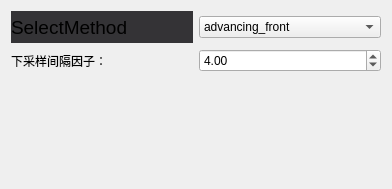
<?xml version="1.0" encoding="UTF-8"?>
<ui version="4.0">
 <class>SurfaceMeshInputDlg</class>
 <widget class="QWidget" name="SurfaceMeshInputDlg">
  <property name="geometry">
   <rect>
    <x>0</x>
    <y>0</y>
    <width>392</width>
    <height>189</height>
   </rect>
  </property>
  <property name="minimumSize">
   <size>
    <width>392</width>
    <height>189</height>
   </size>
  </property>
  <property name="maximumSize">
   <size>
    <width>392</width>
    <height>189</height>
   </size>
  </property>
  <property name="windowTitle">
   <string>surfacemesh</string>
  </property>
  <layout class="QVBoxLayout" name="verticalLayout">
   <item>
    <layout class="QHBoxLayout" name="horizontalLayout_2">
     <item>
      <widget class="QLabel" name="label">
       <property name="minimumSize">
        <size>
         <width>0</width>
         <height>32</height>
        </size>
       </property>
       <property name="maximumSize">
        <size>
         <width>16777215</width>
         <height>32</height>
        </size>
       </property>
       <property name="font">
        <font>
         <pointsize>14</pointsize>
        </font>
       </property>
       <property name="styleSheet">
        <string notr="true">background-color: rgb(52, 51, 54);</string>
       </property>
       <property name="text">
        <string>SelectMethod</string>
       </property>
      </widget>
     </item>
     <item>
      <widget class="QComboBox" name="comboBox">
       <property name="currentIndex">
        <number>0</number>
       </property>
       <item>
        <property name="text">
         <string>advancing_front</string>
        </property>
       </item>
       <item>
        <property name="text">
         <string>scale_space</string>
        </property>
       </item>
      </widget>
     </item>
    </layout>
   </item>
   <item>
    <layout class="QHBoxLayout" name="horizontalLayout">
     <item>
      <widget class="QLabel" name="label_2">
       <property name="text">
        <string>下采样间隔因子：</string>
       </property>
      </widget>
     </item>
     <item>
      <widget class="QDoubleSpinBox" name="doubleSpinBox">
       <property name="minimum">
        <double>1.000000000000000</double>
       </property>
       <property name="maximum">
        <double>1000.000000000000000</double>
       </property>
       <property name="value">
        <double>4.000000000000000</double>
       </property>
      </widget>
     </item>
    </layout>
   </item>
   <item>
    <spacer name="verticalSpacer">
     <property name="orientation">
      <enum>Qt::Vertical</enum>
     </property>
     <property name="sizeHint" stdset="0">
      <size>
       <width>20</width>
       <height>40</height>
      </size>
     </property>
    </spacer>
   </item>
  </layout>
 </widget>
 <resources/>
 <connections/>
</ui>
